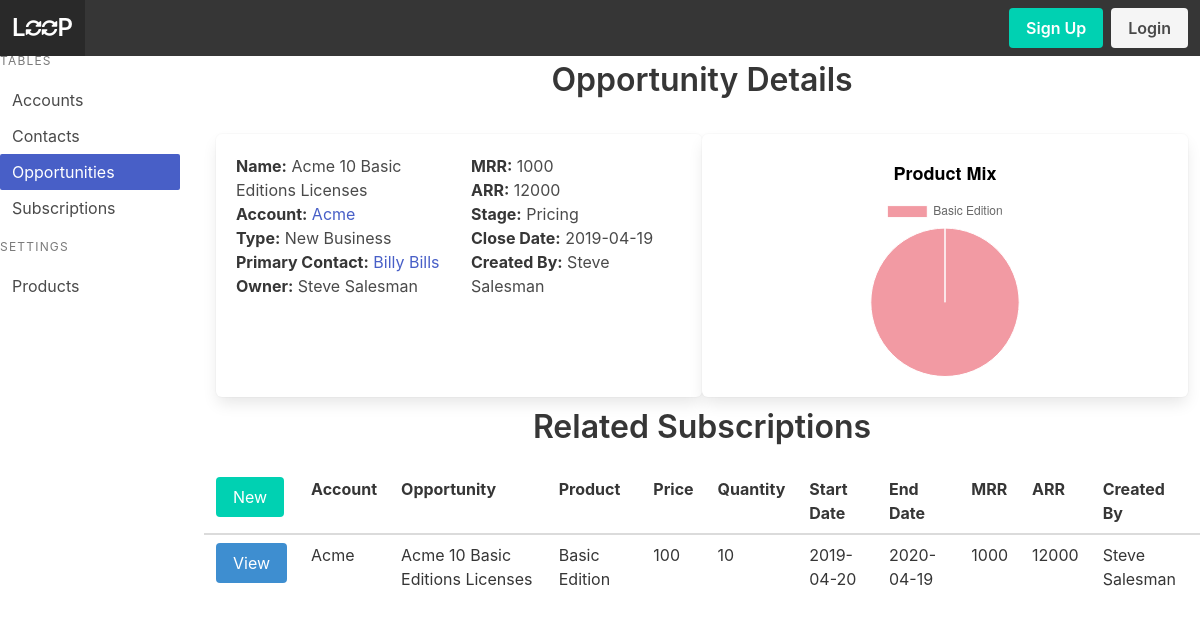
Page /opportunity/1/r on the committed database.
### models.py (models this page shows, shortened)
class Opportunity(Model):
    account = ForeignKeyField(model=Account, null=True, backref='opportunity')
    name = CharField()
    owner = ForeignKeyField(model=User, null=True, backref='owner')
    opportunity_type = CharField()
    primary_contact = ForeignKeyField(model=Contact, null=True, backref='opportunity')
    mrr = DecimalField()
    arr = DecimalField()
    stage = CharField()
    close_date = DateField()
    created_by = ForeignKeyField(model=User, null=True, backref='creator')
    class Meta:
        database = DATABASE

class Account(Model):
    name = CharField()
    owner = ForeignKeyField(model=User, null=True, backref='owner')
    created_by = ForeignKeyField(model=User, null=True, backref='creator')
    account_type = CharField()
    street = CharField()
    city = CharField()
    state = CharField()
    country = CharField()
    website = CharField()
    mrr = DecimalField()
    arr = DecimalField()
    class Meta:
        database = DATABASE

class Contact(Model):
    account = ForeignKeyField(model=Account, null=True, backref='contact')
    owner = ForeignKeyField(model=User, null=True, backref='owner')
    created_by = ForeignKeyField(model=User, null=True, backref='creator')
    first_name = CharField()
    last_name = CharField()
    title = CharField()
    department = CharField()
    street = CharField()
    city = CharField()
    state = CharField()
    country = CharField()
    phone = CharField()
    email = CharField()
    class Meta:
        database = DATABASE

class User(UserMixin, Model):
    username = CharField(unique=True)
    fullname = CharField()
    email = CharField(unique=True)
    password = CharField(max_length=100)
    joined_at = DateTimeField(default=datetime.datetime.now)
    is_admin = BooleanField(default=False)
    class Meta:
        database = DATABASE

class Subscription(Model):
    account = ForeignKeyField(model=Account, null=True, backref='subscription')
    opportunity = ForeignKeyField(model=Opportunity, null=True, backref='subscription')
    product = ForeignKeyField(model=Product, null=True, backref='subscription')
    product_price = DecimalField()
    quantity = IntegerField()
    sub_start_date = DateField()
    sub_end_date = DateField()
    mrr = DecimalField()
    arr = DecimalField()
    created_by = ForeignKeyField(model=User, null=True, backref='creator')
    class Meta:
        database = DATABASE

class Product(Model):
    name = CharField()
    price = DecimalField()
    class Meta:
        database = DATABASE

### app.py (the view)
@app.route('/opportunity', methods=['GET'])
@app.route('/opportunity/', methods=['GET'])
@app.route('/opportunity/r', methods=['GET'])
@app.route('/opportunity/<opportunityid>', methods=['GET'])
@app.route('/opportunity/<opportunityid>/', methods=['GET'])
@app.route('/opportunity/<opportunityid>/r', methods=['GET'])
def opportunity(opportunityid=None):
    opportunities = models.Opportunity.select()
    opp_stage_data = models.Opportunity.select(models.Opportunity.stage,fn.SUM(models.Opportunity.mrr).alias('mrr_in_stage')).group_by(models.Opportunity.stage)
    title = 'Opportunities'
    if opportunityid != None:
        opportunity = models.Opportunity.select().where(models.Opportunity.id == opportunityid).get()
        subscriptions = models.Subscription.select().where(models.Subscription.opportunity_id == opportunityid)
        prod_mrr = models.Subscription.select(models.Subscription.product, fn.SUM(models.Subscription.mrr).alias('mrr')).where(models.Subscription.opportunity_id == opportunityid).group_by(models.Subscription.product)
        print(prod_mrr)
        title = 'Opportunity Details'
        return render_template('opportunity-detail.html', opportunity=opportunity, user=g.user._get_current_object(), subscriptions=subscriptions, prod_mrr=prod_mrr, title=title)
    return render_template('opportunity.html', opportunities=opportunities, title=title, opp_stage_data=opp_stage_data)

### app.py (called while the page is built)
@app.before_request
def before_request():
    g.db = models.DATABASE
    g.db.connect()
    g.user = current_user

@app.after_request
def after_request(response):
    g.db.close()
    return response

### templates/opportunity-detail.html (shortened to what this page needs)
{% extends 'index.html' %}
{% from 'macros.html' import render_subscription %}
{% block content %}
<div class='tile is-parent'>
    <div class="tile is-child box">
        <div class="columns">
            <div class='column'>
                <p><strong>Name:</strong> {{opportunity.name}}</p>
                <p><strong>Account:</strong> {% if opportunity.account %}<a href="{{url_for('account',accountid=opportunity.account_id)}}">{{opportunity.account.name}}</a>{% endif %}</p>
                <p><strong>Type:</strong> {{opportunity.opportunity_type}}</p>
                <p><strong>Primary Contact:</strong> {% if opportunity.primary_contact %}<a href="{{url_for('contact',contactid=opportunity.primary_contact_id)}}">{{opportunity.primary_contact.first_name + ' ' + opportunity.primary_contact.last_name}}</a>{% endif %}</p>
                <p><strong>Owner:</strong> {% if opportunity.owner %}{{opportunity.owner.fullname}}{% endif %}</p>
            </div>
            <div class='column'>
                <p><strong>MRR:</strong> {{opportunity.mrr}}</p>
                <p><strong>ARR:</strong> {{opportunity.arr}}</p>
                <p><strong>Stage:</strong> {{opportunity.stage}}</p>
                <p><strong>Close Date:</strong> {{opportunity.close_date}}</p>
                <p><strong>Created By:</strong> {{opportunity.created_by.fullname}}</p>
            </div>
        </div>
    </div>
    <div class="tile is-child box">
        <canvas id='graph-1'></canvas>
    </div>
</div>
<div class='level'>
    <p class='title level-item'>Related Subscriptions</p>
</div>
<table class="table is-fullwidth is-hoverable">
    <thead>
        <tr>
            <td><a class='button is-primary' href="{{url_for('create_subscription', accountid=opportunity.account_id, opportunityid=opportunity.id)}}">New</a></td>
            <th>Account</th>
            <th>Opportunity</th>
            <th>Product</th>
            <th>Price</th>
            <th>Quantity</th>
            <th>Start Date</th>
            <th>End Date</th>
            <th>MRR</th>
            <th>ARR</th>
            <th>Created By</th>
        </tr>
    </thead>
    <tbody>
        {% for subscription in subscriptions %}
        {{ render_subscription(subscription) }}
        {% endfor %}
    </tbody>
</table>
<script>
    $(document).ready(function() {
        var graph1 = $('#graph-1');
        var graph1Chart = new Chart(graph1,{
            type: 'pie',
            data: {
                labels : [{% for prod in prod_mrr %}
                            "{{prod.product.name}}",
                            {% endfor %}],
                datasets : [{
                    backgroundColor: ['#e5374880','#088e3980','#4ae2d680','#eb42f780','#84e85580'],
                    borderColor: 'white',
                    hoverBackgroundColor: ['#e53748','#088e39','#4ae2d6','#eb42f7','#84e855'],
                    borderWidth: 1,
                    label: 'Monthly Revenue',
                    data : [
                        {% for prod in prod_mrr %}
                            "{{prod.mrr}}",
                        {% endfor %}
                        ]
                }]
            },
            options: {
                title: {
                    display: true,
                    text: 'Product Mix',
                    fontSize: 18,
                    fontColor: 'black'
                }
            }
        });
        $('#opp-menu').addClass('is-active');
    });
</script>
{% endblock %}

### templates/macros.html (shortened to what this page needs)
{% macro render_subscription(subscription) %}
    <tr>
        <td><a class='button is-info' href="{{url_for('subscription', subscriptionid=subscription.id)}}">View</a></td>
        <td>{% if subscription.account %}{{subscription.account.name}}{% endif %}</td>
        <td>{% if subscription.opportunity %}{{subscription.opportunity.name}}{% endif %}</td>
        <td>{% if subscription.product %}{{subscription.product.name}}{% endif %}</td>
        <td>{{subscription.product_price}}</td>
        <td>{{subscription.quantity}}</td>
        <td>{{subscription.sub_start_date}}</td>
        <td>{{subscription.sub_end_date}}</td>
        <td>{{subscription.mrr}}</td>
        <td>{{subscription.arr}}</td>
        <td>{% if subscription.created_by %}{{subscription.created_by.fullname}}{% endif %}</td>
    </tr>
{% endmacro %}

### static/style.css (style rules this page uses)
canvas { height: 100%; }

### rows in the picture
Opportunity: name "Acme 10 Basic Editions Licenses", opportunity_type "New Business", mrr "1000", arr "12000", stage "Pricing", close_date "2019-04-19"
Account: account.name "Acme"
Contact: primary_contact "Billy Bills"
User: owner.fullname "Steve Salesman", created_by.fullname "Steve Salesman"
Subscription: account.name "Acme", opportunity.name "Acme 10 Basic Editions Licenses", product.name "Basic Edition", product_price "100", quantity "10", sub_start_date "2019-04-20", sub_end_date "2020-04-19", mrr "1000", arr "12000", created_by.fullname "Steve Salesman"

### other values in the picture
{{ title }} "Opportunity Details"
chart data {{ prod.product.name }} Basic Edition
